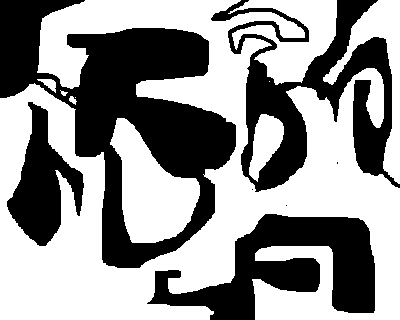
#> input picture lab4/BW.bmp, 400 x 320 px
$ jupyter execute 'Labolatorium 4.ipynb'   (shell and % lines are left out)   (older library calls are emulated)
#> lines starting #> are read from the running program, lines starting #| are printed output that depends on the picture; after the words box and inside, x2 and y2 are one past the last pixel; in counts of white or black regions, pixels touching at a corner belong together
**Jakub Orchowski, s223281**

# CEL ĆWICZENIA
3D transformacje geometryczne i wypełnianie obszarów.

[cell 1]
import numpy as np
import matplotlib.pyplot as plt
from PIL import Image
from skimage.measure import label, regionprops
from skimage.segmentation import flood_fill

# Zadania

## Zadanie 1.
Dla trójkąta o wierzchołkach $(0,0,0)$, $(1,0,0)$ i $(0,1,0)$ wyznaczam dwa rzuty po zadanych transformacjach 3D: rzut równoległy wzdłuż osi OZ oraz rzut perspektywiczny dla ogniskowej $f=1$.
W obu przypadkach wynik renderuję jako jasny kontur trójkąta na obrazie 400x400 pikseli, przy rozmiarze piksela $0.01 \times 0.01$.

[cell 2]
IMAGE_SHAPE = (400, 400)
PIXEL_SIZE = (0.01, 0.01)
TRIANGLE_3D = np.array([
    [0.0, 0.0, 0.0],
    [1.0, 0.0, 0.0],
    [0.0, 1.0, 0.0],
])


def rpyt_matrix(roll, pitch, yaw, px, py, pz):
    """Buduje macierz jednorodną transformacji 3D zgodną z funkcją RPYT z materiałów."""
    r = np.deg2rad(roll)
    p = np.deg2rad(pitch)
    y = np.deg2rad(yaw)

    mr = np.array([
        [np.cos(r), -np.sin(r), 0.0],
        [np.sin(r), np.cos(r), 0.0],
        [0.0, 0.0, 1.0],
    ])
    mp = np.array([
        [np.cos(p), 0.0, np.sin(p)],
        [0.0, 1.0, 0.0],
        [-np.sin(p), 0.0, np.cos(p)],
    ])
    my = np.array([
        [1.0, 0.0, 0.0],
        [0.0, np.cos(y), -np.sin(y)],
        [0.0, np.sin(y), np.cos(y)],
    ])

    hmat = np.eye(4)
    hmat[:3, :3] = my @ mp @ mr
    hmat[:3, 3] = [px, py, pz]
    return hmat


def perspective_matrix(f):
    """Buduje macierz rzutu perspektywicznego zgodną z funkcją Persp z materiałów."""
    hmat = np.zeros((4, 4), dtype=float)
    hmat[0, 0] = 1.0
    hmat[1, 1] = 1.0
    hmat[3, 2] = -1.0 / f
    hmat[3, 3] = 1.0
    return hmat


def transform_points(points, hmat):
    """Przekształca zbiór punktów 3D macierzą jednorodną 4x4."""
    homogeneous = np.hstack([points, np.ones((points.shape[0], 1))])
    transformed = (hmat @ homogeneous.T).T
    return transformed[:, :3] / transformed[:, 3:4]


def project_parallel(points):
    """Realizuje rzut równoległy wzdłuż osi OZ."""
    return points[:, :2]


def project_perspective(points, f=1.0):
    """Realizuje rzut perspektywiczny i normalizację współrzędnych jednorodnych."""
    homogeneous = np.hstack([points, np.ones((points.shape[0], 1))])
    projected = (perspective_matrix(f) @ homogeneous.T).T
    if np.any(np.isclose(projected[:, 3], 0.0)):
        raise ValueError('Punkt leży na płaszczyźnie osobliwej rzutu perspektywicznego.')
    return projected[:, :2] / projected[:, 3:4]


def math_to_pixel(points, image_shape=IMAGE_SHAPE, pixel_size=PIXEL_SIZE):
    """Mapuje współrzędne matematyczne 2D na współrzędne pikselowe obrazu."""
    height, width = image_shape
    dx, dy = pixel_size
    x_pix = points[:, 0] / dx + width / 2.0
    y_pix = -points[:, 1] / dy + height / 2.0
    return np.column_stack([x_pix, y_pix])


def draw_line(image, y0, x0, y1, x1, value):
    """Rysuje odcinek algorytmem Bresenhama na obrazie monochromatycznym."""
    y0, x0, y1, x1 = [int(round(v)) for v in (y0, x0, y1, x1)]
    height, width = image.shape
    steep = abs(y1 - y0) > abs(x1 - x0)

    if steep:
        x0, y0 = y0, x0
        x1, y1 = y1, x1
        width, height = height, width

    if x0 > x1:
        x0, x1 = x1, x0
        y0, y1 = y1, y0

    dx = x1 - x0
    dy = abs(y1 - y0)
    sy = 1 if y1 >= y0 else -1
    error = 2 * dy - dx
    x, y = x0, y0

    for _ in range(dx + 1):
        if 0 <= x < width and 0 <= y < height:
            if steep:
                image[x, y] = value
            else:
                image[y, x] = value
        if error > 0:
            y += sy
            error -= 2 * dx
        error += 2 * dy
        x += 1

    return image


def render_triangle_outline(projected_points, image_shape=IMAGE_SHAPE, pixel_size=PIXEL_SIZE, line_value=200, background=0):
    """Renderuje kontur trójkąta po projekcji 2D."""
    canvas = np.full(image_shape, background, dtype=np.uint8)
    pixel_points = np.rint(math_to_pixel(projected_points, image_shape, pixel_size)).astype(int)
    edges = [(0, 1), (1, 2), (2, 0)]
    for start, end in edges:
        draw_line(
            canvas,
            pixel_points[start, 1],
            pixel_points[start, 0],
            pixel_points[end, 1],
            pixel_points[end, 0],
            line_value,
        )
    return canvas, pixel_points

[cell 3]
transform_specs = [
    {
        'name': 'Transformacja 1',
        'angles': (30.0, 30.0, 10.0),
        'translation': (0.5, 0.3, 1.9),
    },
    {
        'name': 'Transformacja 2',
        'angles': (-30.0, -30.0, -10.0),
        'translation': (0.3, 0.5, 2.0),
    },
]

results = []
for spec in transform_specs:
    hmat = rpyt_matrix(*spec['angles'], *spec['translation'])
    transformed = transform_points(TRIANGLE_3D, hmat)
    parallel_points = project_parallel(transformed)
    perspective_points = project_perspective(transformed, f=1.0)
    parallel_image, parallel_pixels = render_triangle_outline(parallel_points)
    perspective_image, perspective_pixels = render_triangle_outline(perspective_points)
    results.append({
        'name': spec['name'],
        'transformed': transformed,
        'parallel_points': parallel_points,
        'parallel_pixels': parallel_pixels,
        'parallel_image': parallel_image,
        'perspective_points': perspective_points,
        'perspective_pixels': perspective_pixels,
        'perspective_image': perspective_image,
    })

fig, axes = plt.subplots(2, 2, figsize=(12, 12))
for row, result in enumerate(results):
    axes[row, 0].imshow(result['parallel_image'], cmap='gray', vmin=0, vmax=255)
    axes[row, 0].set_title(f"{result['name']} — rzut równoległy")
    axes[row, 0].axis('off')

    axes[row, 1].imshow(result['perspective_image'], cmap='gray', vmin=0, vmax=255)
    axes[row, 1].set_title(f"{result['name']} — rzut perspektywiczny")
    axes[row, 1].axis('off')

plt.tight_layout()
plt.show()

for result in results:
    print(result['name'])
    print('Współrzędne 3D po transformacji:')
    print(np.round(result['transformed'], 3))
    print('Rzut równoległy (w pikselach):')
    print(result['parallel_pixels'])
    print('Rzut perspektywiczny (w pikselach):')
    print(result['perspective_pixels'])
    print()
#> further down, bw_image is the input picture: shape (320, 400); 57.5% white; 7 black regions (3 under 20 px), largest, box (x1, y1, x2, y2) and area: (0, 0, 236, 268) 24814, (211, 0, 400, 192) 12733, (147, 214, 375, 320) 11674, (7, 102, 84, 246) 5151

### Wnioski
Rzut równoległy zachowuje równoległość krawędzi i nie zależy od odległości obiektu od kamery, dlatego oba trójkąty mają bardziej zbliżone rozmiary na obrazie.
Rzut perspektywiczny zgodny z macierzą z materiałów wprowadza zmianę skali i odwrócenie zależne od położenia względem kamery, więc położenie w osi OZ mocniej wpływa na wynikowy obraz.

## Zadanie 2.
Implementuję funkcję `floodfill(Im, y, x, T, C)`, która wypełnia 4-spójny obszar o jasności `T`, rozpoczynając od piksela startowego `(y, x)`.
Działanie sprawdzam na kilku największych czarnych obszarach obrazu `BW.bmp`.

[cell 4]
def floodfill(image, y, x, target_value, fill_value):
    """Wypełnia 4-spójny obszar o zadanej jasności funkcją flood_fill ze skimage."""
    if image[y, x] != target_value:
        raise ValueError('Piksel startowy nie ma oczekiwanej jasności.')
    if target_value == fill_value:
        return image.copy()

    return flood_fill(image, (y, x), fill_value, connectivity=1, tolerance=0, in_place=False)


def find_regions_by_value(image, target_value, min_size=1, count=None):
    """Znajduje największe 4-spójne obszary o wybranej jasności z użyciem label i regionprops."""
#> called with target_value = 0, min_size = 4000, count = 3
    labeled = label(image == target_value, connectivity=1)
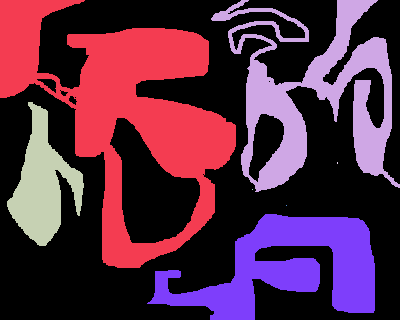
#> labeled: shape (320, 400) int32; 8 distinct labels, from 0 to 7; one colour per label, 0 black
    regions = []

    for region in regionprops(labeled):
        if region.area < min_size:
            continue

        pixels_array = region.coords
        center = pixels_array.mean(axis=0)
        distances = np.sum((pixels_array - center) ** 2, axis=1)
        seed = tuple(pixels_array[np.argmin(distances)].astype(int))
        y_min, x_min, y_max, x_max = region.bbox
        regions.append({
            'size': int(region.area),
            'seed': seed,
            'bbox': (int(y_min), int(x_min), int(y_max - 1), int(x_max - 1)),
        })
#> this loop made 7 passes
#> (center, seed, y_min, x_min, y_max, x_max) on passes 1, 2, 3, 7: ([110.9, 124.9], (111, 125), 0, 0, 268, 236), ([94.25, 314.3], (94, 317), 0, 211, 192, 400), ([184.2, 42.13], (184, 42), 102, 7, 246, 84), ([267.4, 287.5], (267, 287), 214, 147, 320, 375)
#> after the loop, regions = 4 items

    regions.sort(key=lambda item: item['size'], reverse=True)
    if count is None:
        return regions
    return regions[:count]


bw_image = np.array(Image.open('BW.bmp').convert('L'), dtype=np.uint8)
selected_regions = find_regions_by_value(bw_image, target_value=0, min_size=4000, count=3)
#> selected_regions = 3 items
fill_levels = [90, 160, 220]
filled_bw = bw_image.copy()
marker_colors = ['tab:red', 'tab:orange', 'tab:cyan']

for region, fill_level in zip(selected_regions, fill_levels):
    seed_y, seed_x = region['seed']
    filled_bw = floodfill(filled_bw, seed_y, seed_x, 0, fill_level)
#> this loop made 3 passes
#> (fill_level, seed_y, seed_x) on passes 1 to 3: (90, 111, 125), (160, 94, 317), (220, 267, 287)
#> pass 1, `filled_bw = floodfill(filled_bw, seed_y, seed_x, 0, fill_level)`:
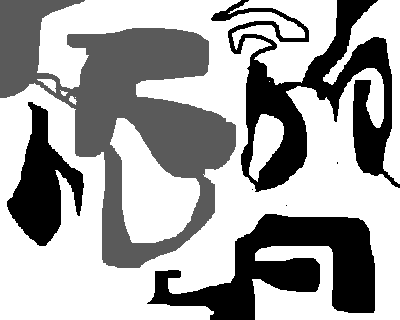
#> filled_bw: shape (320, 400); min 0, max 255, mean 164.1
#> pass 3, `filled_bw = floodfill(filled_bw, seed_y, seed_x, 0, fill_level)`:
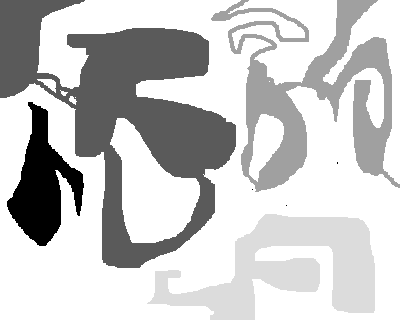
#> filled_bw: shape (320, 400); min 0, max 255, mean 200.1

fig, axes = plt.subplots(1, 2, figsize=(14, 6))
axes[0].imshow(bw_image, cmap='gray', vmin=0, vmax=255)
axes[0].set_title('BW.bmp z zaznaczonymi pikselami startowymi')
axes[0].axis('off')
for idx, region in enumerate(selected_regions, start=1):
    seed_y, seed_x = region['seed']
    axes[0].plot(seed_x, seed_y, 'o', color=marker_colors[idx - 1], markersize=7)
    axes[0].text(seed_x + 6, seed_y - 6, f'S{idx}', color=marker_colors[idx - 1], fontsize=10)
#> this loop made 3 passes
#> (seed_y, seed_x) on passes 1 to 3: (111, 125), (94, 317), (267, 287)

axes[1].imshow(filled_bw, cmap='gray', vmin=0, vmax=255)
axes[1].set_title('Wynik działania floodfill dla trzech obszarów')
axes[1].axis('off')

plt.tight_layout()
plt.show()
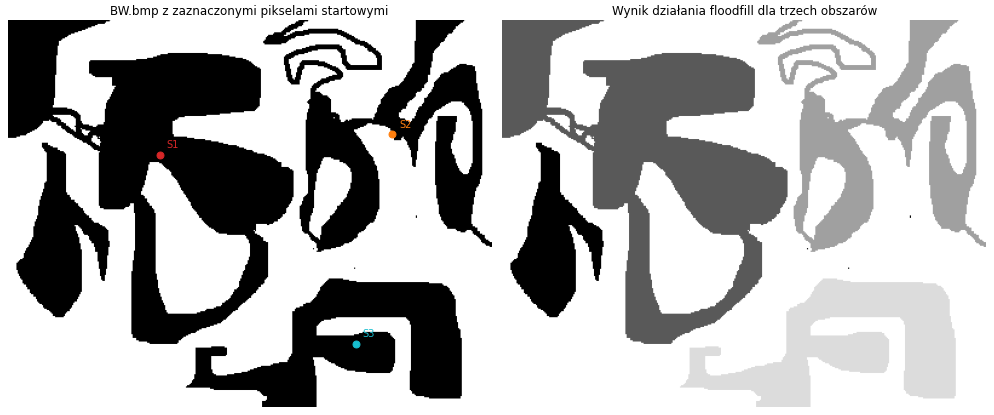
#> figure drawn by matplotlib, 2 panels

for idx, region in enumerate(selected_regions, start=1):
    print(
        f"Obszar {idx}: seed={region['seed']}, rozmiar={region['size']} px, bbox={region['bbox']}"
    )
#> this loop made 3 passes
#| Obszar 1: seed=(111, 125), rozmiar=24814 px, bbox=(0, 0, 267, 235)
#| Obszar 2: seed=(94, 317), rozmiar=12733 px, bbox=(0, 211, 191, 399)
#| Obszar 3: seed=(267, 287), rozmiar=11674 px, bbox=(214, 147, 319, 374)

### Wnioski
Biblioteczna funkcja `flood_fill` z pakietu `skimage` poprawnie domyka wskazane 4-spójne obszary, a `label` i `regionprops` pozwalają wygodnie znaleźć największe regiony oraz ich piksele startowe.
Dla obrazu `BW.bmp` trzy największe czarne obszary są dobrze rozdzielone, więc wynik wypełniania łatwo zweryfikować wizualnie.

## Zadanie 3.
Powtarzam Zadanie 1, ale tym razem trójkąty są renderowane jako jasne, wypełnione obszary. Kontur tworzę algorytmem Bresenhama, a wnętrze domykam funkcją `floodfill`.

[cell 5]
def point_in_triangle(point, triangle):
    """Sprawdza, czy punkt leży wewnątrz lub na brzegu trójkąta 2D."""
    point = np.asarray(point, dtype=float)
    triangle = np.asarray(triangle, dtype=float)
    a, b, c = triangle
    denominator = (b[1] - c[1]) * (a[0] - c[0]) + (c[0] - b[0]) * (a[1] - c[1])
    if np.isclose(denominator, 0.0):
        return False
    alpha = ((b[1] - c[1]) * (point[0] - c[0]) + (c[0] - b[0]) * (point[1] - c[1])) / denominator
    beta = ((c[1] - a[1]) * (point[0] - c[0]) + (a[0] - c[0]) * (point[1] - c[1])) / denominator
    gamma = 1.0 - alpha - beta
    return alpha >= 0.0 and beta >= 0.0 and gamma >= 0.0
def find_triangle_seed(pixel_points, canvas, background):
    """Szuka piksela wewnętrznego, od którego można uruchomić floodfill."""
    x_min = max(int(np.floor(pixel_points[:, 0].min())), 0)
    x_max = min(int(np.ceil(pixel_points[:, 0].max())), canvas.shape[1] - 1)
    y_min = max(int(np.floor(pixel_points[:, 1].min())), 0)
    y_max = min(int(np.ceil(pixel_points[:, 1].max())), canvas.shape[0] - 1)
    for y in range(y_min, y_max + 1):
        for x in range(x_min, x_max + 1):
            if point_in_triangle((x + 0.5, y + 0.5), pixel_points) and canvas[y, x] == background:
                return y, x
    raise ValueError('Nie udało się znaleźć piksela wewnętrznego trójkąta.')
def render_filled_triangle(projected_points, image_shape=IMAGE_SHAPE, pixel_size=PIXEL_SIZE, line_value=200, fill_value=200, background=0):
    """Renderuje wypełniony trójkąt z użyciem konturu i floodfill."""
    canvas, pixel_points = render_triangle_outline(
        projected_points,
        image_shape=image_shape,
        pixel_size=pixel_size,
        line_value=line_value,
        background=background,
    )
    seed_y, seed_x = find_triangle_seed(pixel_points, canvas, background)
    canvas = floodfill(canvas, seed_y, seed_x, background, fill_value)
    return canvas, pixel_points, (seed_y, seed_x)
filled_results = []
for spec in transform_specs:
    hmat = rpyt_matrix(*spec['angles'], *spec['translation'])
    transformed = transform_points(TRIANGLE_3D, hmat)
    parallel_points = project_parallel(transformed)
    perspective_points = project_perspective(transformed, f=1.0)
    parallel_image, parallel_pixels, parallel_seed = render_filled_triangle(parallel_points)
    perspective_image, perspective_pixels, perspective_seed = render_filled_triangle(perspective_points)
    filled_results.append({
        'name': spec['name'],
        'parallel_image': parallel_image,
        'parallel_pixels': parallel_pixels,
        'parallel_seed': parallel_seed,
        'perspective_image': perspective_image,
        'perspective_pixels': perspective_pixels,
        'perspective_seed': perspective_seed,
    })
#> this loop made 2 passes
#> pass 1, in render_filled_triangle (call 2), `canvas, pixel_points = render_triangle_outline( projected_points, imag..`:
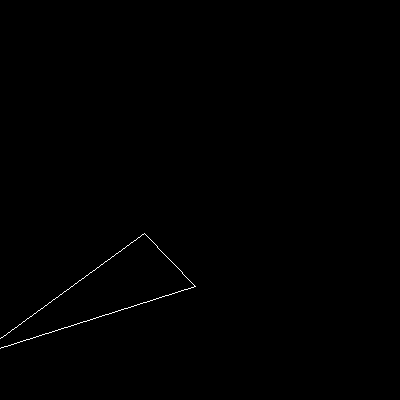
#> canvas: shape (400, 400); values 0 (black) and 200 (white), 0.25% white in thin lines or dots, all inside (x1, y1, x2, y2) = (0, 233, 196, 349)
#> pass 1, in render_filled_triangle (call 2), `canvas = floodfill(canvas, seed_y, seed_x, background, fill_value)`:
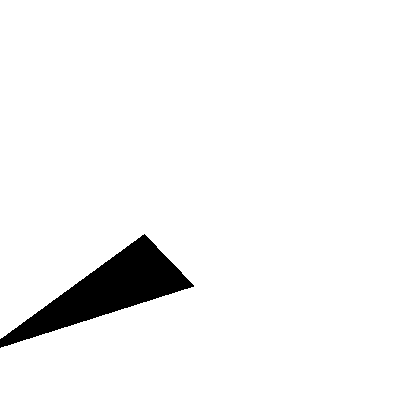
#> canvas: shape (400, 400); values 0 (black) and 200 (white), 95.5% white; 1 black region, box (x1, y1, x2, y2) and area: (0, 234, 194, 348) 7237
#> after the loop, filled_results = 2 items
fig, axes = plt.subplots(2, 2, figsize=(12, 12))
for row, result in enumerate(filled_results):
    axes[row, 0].imshow(result['parallel_image'], cmap='gray', vmin=0, vmax=255)
    axes[row, 0].set_title(f"{result['name']} — wypełnienie po rzucie równoległym")
    axes[row, 0].axis('off')
    axes[row, 1].imshow(result['perspective_image'], cmap='gray', vmin=0, vmax=255)
    axes[row, 1].set_title(f"{result['name']} — wypełnienie po rzucie perspektywicznym")
    axes[row, 1].axis('off')
#> this loop made 2 passes
#> row on passes 1 to 2: 0, 1
plt.tight_layout()
plt.show()
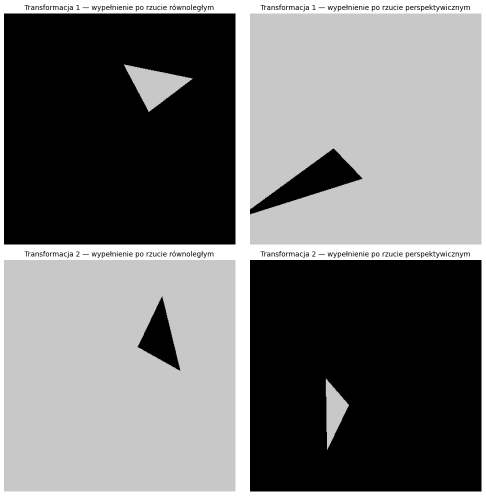
#> figure drawn by matplotlib, 4 panels
for result in filled_results:
    print(
        f"{result['name']}: seed równoległy={result['parallel_seed']}, seed perspektywiczny={result['perspective_seed']}"
    )
#> this loop made 2 passes
#| Transformacja 1: seed równoległy=(90, 209), seed perspektywiczny=(233, 143)
#| Transformacja 2: seed równoległy=(61, 272), seed perspektywiczny=(207, 132)

### Wnioski
Po domknięciu konturu floodfill bez problemu znajduje całe wnętrze trójkąta, więc ta sama logika działa zarówno dla rzutu równoległego, jak i perspektywicznego.
W praktyce kluczowe jest znalezienie piksela rzeczywiście leżącego wewnątrz figury, dlatego przed wypełnieniem wyszukuję punkt należący do wnętrza trójkąta w układzie pikselowym.

## Zadanie 4.
Tworzę krótką animację, w której trójkąt obraca się od orientacji $[0^\circ, 0^\circ, 0^\circ]$ do $[30^\circ, 30^\circ, 10^\circ]$ i wraca do położenia początkowego.
Każda klatka powstaje po rzucie perspektywicznym, a obiekt jest wypełniony na ciemnoszarym tle o jasności 50.

[cell 6]
import imageio.v2 as imageio

rotation_increment = np.array([0.3, 0.3, 0.1])
translation = (0.5, 0.3, 1.8)
forward_steps = np.arange(0, 101)
backward_steps = np.arange(99, -1, -1)
all_steps = np.concatenate([forward_steps, backward_steps])

frames = []
for step in all_steps:
    angles = step * rotation_increment
    hmat = rpyt_matrix(*angles, *translation)
    transformed = transform_points(TRIANGLE_3D, hmat)
    projected = project_perspective(transformed, f=1.0)
    frame, _, _ = render_filled_triangle(
        projected,
        line_value=200,
        fill_value=200,
        background=50,
    )
    frames.append(frame)
#> this loop made 201 passes
#> transformed on passes 1 to 2: [[0.5, 0.3, 1.8], [1.5, 0.3, 1.8], [0.5, 1.3, 1.8]], [[0.5, 0.3, 1.8], [1.5, 0.305, 1.79], [0.495, 1.3, 1.8]]
#> pass 1, in render_filled_triangle (call 5), `canvas, pixel_points = render_triangle_outline( projected_points, imag..`:
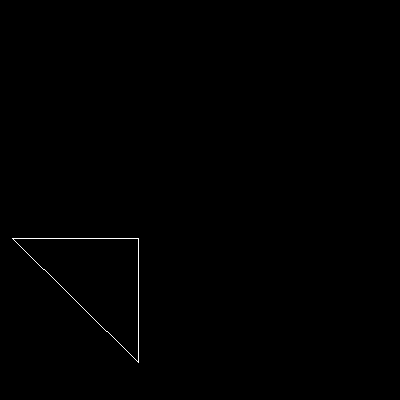
#> canvas: shape (400, 400); values 50 (black) and 200 (white), 0.24% white in thin lines or dots, all inside (x1, y1, x2, y2) = (12, 238, 139, 363)
#> pass 1, in render_filled_triangle (call 5), `canvas = floodfill(canvas, seed_y, seed_x, background, fill_value)`:
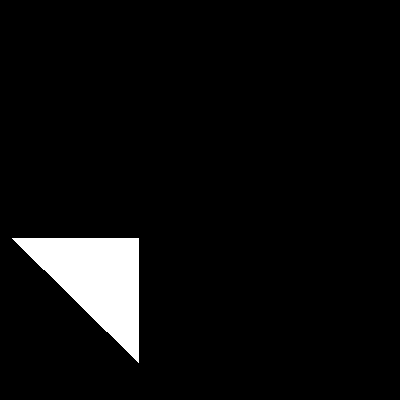
#> canvas: shape (400, 400); values 50 (black) and 200 (white), 5% white; 1 white region, box (x1, y1, x2, y2) and area: (12, 238, 139, 363) 8001

imageio.mimsave('zadanie4.gif', frames, duration=0.04)

sample_indices = np.linspace(0, len(frames) - 1, 6, dtype=int)
fig, axes = plt.subplots(2, 3, figsize=(12, 8))
for ax, frame_idx in zip(axes.ravel(), sample_indices):
    angles = all_steps[frame_idx] * rotation_increment
    ax.imshow(frames[frame_idx], cmap='gray', vmin=0, vmax=255)
    ax.set_title(
        f"Klatka {frame_idx + 1}\nRPY=({angles[0]:.1f}, {angles[1]:.1f}, {angles[2]:.1f})"
    )
    ax.axis('off')
#> this loop made 6 passes
#> frame_idx on passes 1 to 6: 0, 40, 80, 120, 160, 200

plt.tight_layout()
plt.show()
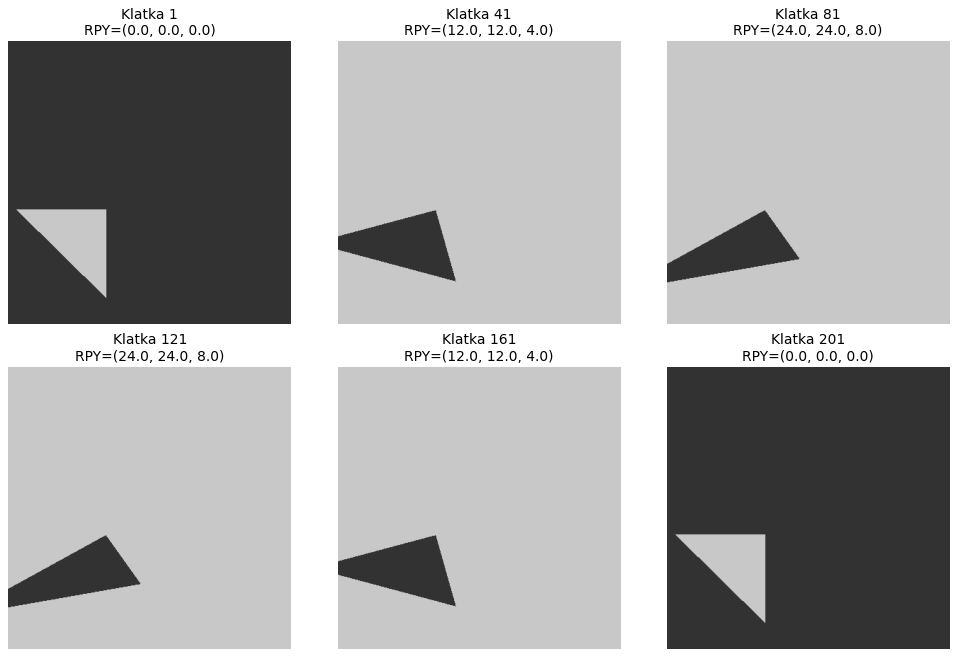
#> figure drawn by matplotlib, 6 panels

print(f'Zapisano animację do pliku zadanie4.gif. Liczba klatek: {len(frames)}')
#| Zapisano animację do pliku zadanie4.gif. Liczba klatek: 201
